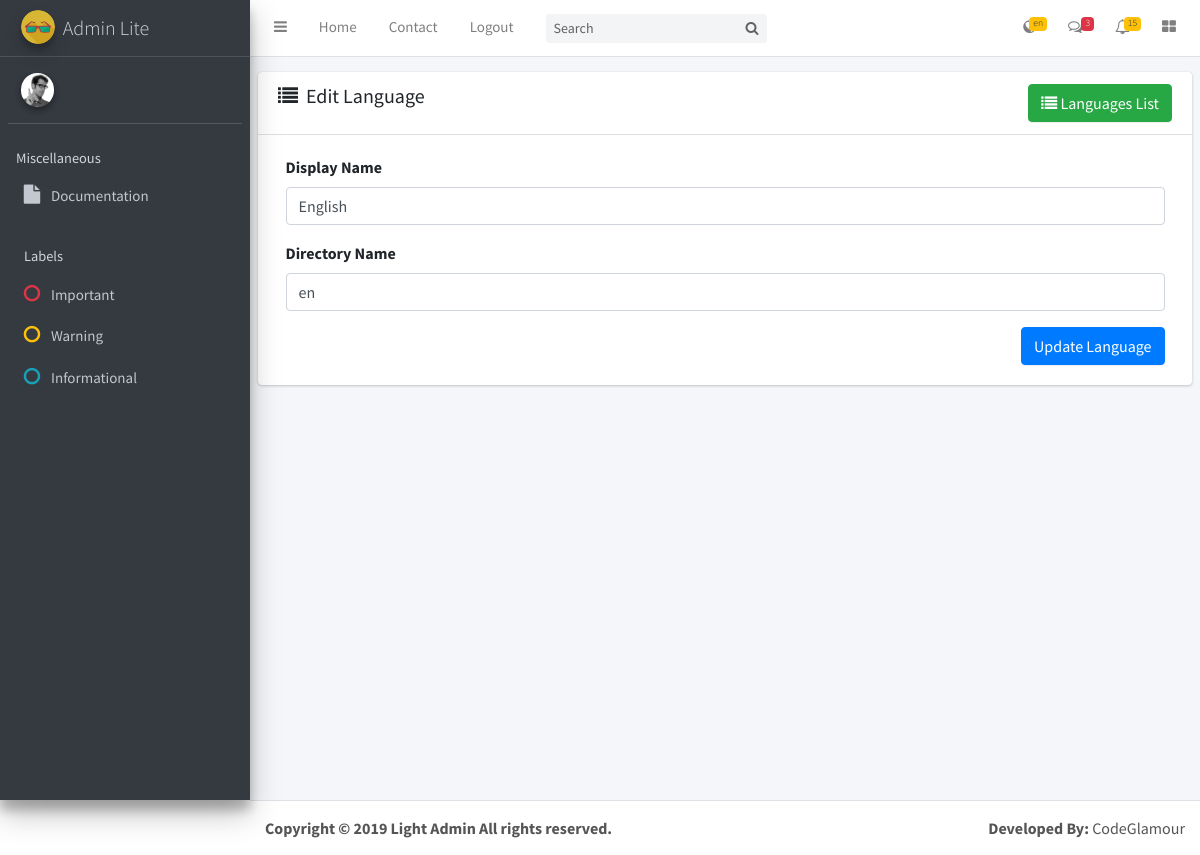
The page /admin/languages/edit/2 on the database its author committed.
### tables this page shows
CREATE TABLE IF NOT EXISTS `ci_general_settings` (
  `id` int(11) NOT NULL AUTO_INCREMENT,
  `favicon` varchar(255) DEFAULT NULL,
  `logo` varchar(255) DEFAULT NULL,
  `application_name` varchar(255) DEFAULT NULL,
  `timezone` varchar(255) DEFAULT NULL,
  `currency` varchar(100) DEFAULT NULL,
  `default_language` int(11) NOT NULL,
  `copyright` tinytext,
  `email_from` varchar(100) NOT NULL,
  `smtp_host` varchar(255) DEFAULT NULL,
  `smtp_port` int(11) DEFAULT NULL,
  `smtp_user` varchar(50) DEFAULT NULL,
  `smtp_pass` varchar(50) DEFAULT NULL,
  `facebook_link` varchar(255) DEFAULT NULL,
  `twitter_link` varchar(255) DEFAULT NULL,
  `google_link` varchar(255) DEFAULT NULL,
  `youtube_link` varchar(255) DEFAULT NULL,
  `linkedin_link` varchar(255) DEFAULT NULL,
  `instagram_link` varchar(255) DEFAULT NULL,
  `recaptcha_secret_key` varchar(255) DEFAULT NULL,
  `recaptcha_site_key` varchar(255) DEFAULT NULL,
  `recaptcha_lang` varchar(50) DEFAULT NULL,
  `created_date` datetime DEFAULT NULL,
  `updated_date` datetime DEFAULT NULL,
  PRIMARY KEY (`id`)
);

CREATE TABLE IF NOT EXISTS `ci_language` (
  `id` int(11) NOT NULL AUTO_INCREMENT,
  `name` varchar(225) NOT NULL,
  `short_name` varchar(15) NOT NULL,
  `status` int(11) NOT NULL DEFAULT '1',
  `created_at` datetime NOT NULL DEFAULT CURRENT_TIMESTAMP,
  PRIMARY KEY (`id`)
);

### application/controllers/admin/Languages.php (called while the page is built, shortened)
<?php defined('BASEPATH') OR exit('No direct script access allowed');
class Languages extends MY_Controller {
	public function __construct()
	{
		parent::__construct();
		$this->load->model('admin/languages_model', 'languages_model');
	}
	public function edit($id=0)
	{
		if($this->input->post('submit')){
			$data = array(
				'name' => $this->input->post('name'),
				'short_name' => $this->input->post('short_name'),
			);
			$data = $this->security->xss_clean($data);
			$result = $this->languages_model->edit_language($data, $id);
			if($result){
				$this->session->set_flashdata('msg', 'language has been updated successfully!');
				redirect(base_url('admin/languages'));
			}
		}
		else{
			$data['language'] = $this->languages_model->get_language_by_id($id);
			$this->load->view('admin/includes/_header', $data);
			$this->load->view('admin/language/language_edit', $data);
			$this->load->view('admin/includes/_footer', $data);
		}
	}
}
?>

### index.php (called while the page is built, shortened)
<?php
require_once BASEPATH.'core/CodeIgniter.php';

### application/helpers/common_helper.php (called while the page is built, shortened)
<?php if ( ! defined('BASEPATH')) exit('No direct script access allowed');
function get_lang_name_by_id($id)
{
    $ci = & get_instance();
    $ci->db->where('id',$id);
    return $ci->db->get('ci_language')->row_array()['name'];
}
function get_lang_short_code($id)
{
    $ci = & get_instance();
    $ci->db->where('id',$id);
    return $ci->db->get('ci_language')->row_array()['short_name'];
}
function trans($string)
{
    $ci =& get_instance();
    return $ci->lang->line($string);
}

### application/models/admin/Setting_model.php (called while the page is built, shortened)
<?php
class Setting_model extends CI_Model
{
	public function get_general_settings(){
		$this->db->where('id', 1);
        $query = $this->db->get('ci_general_settings');
        return $query->row_array();
	}
}
?>

### application/core/MY_Controller.php (called while the page is built, shortened)
<?php
	class MY_Controller extends CI_Controller
	{
		function __construct()
		{
	        $global_data['general_settings'] = $this->setting_model->get_general_settings();
	        $this->general_settings = $global_data['general_settings'];
	        $site_language = ($this->general_settings['default_language'] != "")?$this->general_settings['default_language'] : "english";
			$language = ($this->session->userdata('site_lang') != "") ? $this->session->userdata('site_lang') : $site_language;
			$language = strtolower(get_lang_name_by_id($language));
		}
	}
?>

### application/views/admin/language/language_edit.php (the view, shortened to what this page needs)
<div class="content-wrapper">
  <section class="content">
    <div class="card">
      <div class="card-header">
        <div class="d-inline-block">
          <h3 class="card-title"><i class="fa fa-list"></i>&nbsp; Edit Language</h3>
        </div>
        <div class="d-inline-block float-right">
          <a href="<?= base_url('admin/languages'); ?>" class="btn btn-success"><i class="fa fa-list"></i> Languages List</a>
        </div>
      </div>
      <div class="card-body">
        <?php echo form_open(base_url('admin/languages/edit/'.$language['id']), 'class="form-horizontal"' )?>
          <div class="form-group">
            <label for="group_name" class="col-sm-3 control-label">Display Name</label>
            <div class="col-sm-12">
              <input type="text" name="name" value="<?=$language['name']?>" class="form-control" id="group_name" placeholder="e.g., English">
            </div>
          </div>
          <div class="form-group">
            <label for="group_name" class="col-sm-3 control-label">Directory Name</label>
            <div class="col-sm-12">
              <input type="text" name="short_name" value="<?=$language['short_name']?>" class="form-control" id="group_name" placeholder="e.g., EN">
            </div>
          </div>
          <div class="form-group">
            <div class="col-md-12">
              <input type="submit" name="submit" value="Update Language" class="btn btn-primary pull-right">
            </div>
          </div>
        <?php echo form_close(); ?>
      </div>
    </div>
  </section>
</div>

### application/views/admin/includes/_header.php (shortened to what this page needs)
<!DOCTYPE html>
<html>
<head>
  <link rel="stylesheet" href="<?= base_url()?>assets/plugins/font-awesome/css/font-awesome.min.css">
  <link rel="stylesheet" href="https://code.ionicframework.com/ionicons/2.0.1/css/ionicons.min.css">
  <link rel="stylesheet" href="<?= base_url()?>assets/dist/css/adminlte.css">
  <link rel="stylesheet" href="<?= base_url()?>assets/plugins/iCheck/flat/blue.css">
  <link rel="stylesheet" href="<?= base_url()?>assets/plugins/morris/morris.css">
  <link rel="stylesheet" href="<?= base_url()?>assets/plugins/jvectormap/jquery-jvectormap-1.2.2.css">
  <link rel="stylesheet" href="<?= base_url()?>assets/plugins/datepicker/datepicker3.css">
  <link rel="stylesheet" href="<?= base_url()?>assets/plugins/daterangepicker/daterangepicker-bs3.css">
  <link rel="stylesheet" href="<?= base_url()?>assets/plugins/bootstrap-wysihtml5/bootstrap3-wysihtml5.min.css">
  <link rel="stylesheet" href="<?= base_url()?>assets/plugins/dropzone/dropzone.css">
</head>
<body class="hold-transition sidebar-mini <?=  (isset($bg_cover)) ? 'bg-cover' : '' ?>">
<div class="wrapper">
  <?php if(!isset($navbar)): ?>
  <nav class="main-header navbar navbar-expand bg-white navbar-light border-bottom">
    <ul class="navbar-nav">
      <li class="nav-item">
        <a class="nav-link" data-widget="pushmenu" href="#"><i class="fa fa-bars"></i></a>
      </li>
      <li class="nav-item d-none d-sm-inline-block">
        <a href="<?= base_url('admin') ?>" class="nav-link"><?= trans('home') ?></a>
      </li>
      <li class="nav-item d-none d-sm-inline-block">
        <a href="#" class="nav-link"><?= trans('contact') ?></a>
      </li>
      <li class="nav-item d-none d-sm-inline-block">
        <a href="<?= base_url('admin/auth/logout') ?>" class="nav-link"><?= trans('logout') ?></a>
      </li>
    </ul>
    <form class="form-inline ml-3">
      <div class="input-group input-group-sm">
        <input class="form-control form-control-navbar" type="search" placeholder="Search" aria-label="Search">
        <div class="input-group-append">
          <button class="btn btn-navbar" type="submit">
            <i class="fa fa-search"></i>
          </button>
        </div>
      </div>
    </form>
    <ul class="navbar-nav ml-auto">
      <li class="nav-item dropdown">
        <a class="nav-link" data-toggle="dropdown" href="#" title="Languages">
          <span class="badge badge-warning navbar-badge">
            <?php
            $lang = ($this->session->userdata('site_lang') == '') ? $this->general_settings['default_language'] : $this->session->userdata('site_lang');
            echo get_lang_short_code($lang);
            ?>
          </span>
        </a>
      </li>
      <li class="nav-item dropdown">
        <a class="nav-link" data-toggle="dropdown" href="#">
          <i class="fa fa-comments-o"></i>
          <span class="badge badge-danger navbar-badge">3</span>
        </a>
      </li>
      <li class="nav-item dropdown">
        <a class="nav-link" data-toggle="dropdown" href="#">
          <i class="fa fa-bell-o"></i>
          <span class="badge badge-warning navbar-badge">15</span>
        </a>
      </li>
      <li class="nav-item">
        <a class="nav-link" data-widget="control-sidebar" data-slide="true" href="#"><i
            class="fa fa-th-large"></i></a>
      </li>
    </ul>
  </nav>
  <?php endif; ?>
  <?php if(!isset($sidebar)): ?>
  <?php $this->load->view('admin/includes/_sidebar'); ?>
  <?php endif; ?>

### application/views/admin/includes/_sidebar.php (shortened to what this page needs)
<aside class="main-sidebar sidebar-dark-primary elevation-4">
  <a href="<?= base_url('admin'); ?>" class="brand-link">
    <img src="<?= base_url($this->general_settings['favicon']); ?>" alt="Logo" class="brand-image img-circle elevation-3"
         style="opacity: .8">
    <span class="brand-text font-weight-light"><?= $this->general_settings['application_name']; ?></span>
  </a>
  <div class="sidebar">
    <div class="user-panel mt-3 pb-3 mb-3 d-flex">
      <div class="image">
        <img src="<?= base_url()?>assets/dist/img/user2-160x160.jpg" class="img-circle elevation-2" alt="User Image">
      </div>
      <div class="info">
      </div>
    </div>
    <nav class="mt-2">
      <ul class="nav nav-pills nav-sidebar flex-column" data-widget="treeview" role="menu" data-accordion="false">
        <li class="nav-header"><?= trans('miscellaneous') ?></li>
        <li class="nav-item">
          <a href="https://adminlte.io/docs" class="nav-link">
            <i class="nav-icon fa fa-file"></i>
            <p><?= trans('documentation') ?></p>
          </a>
        </li>
        <li class="nav-header"><?= trans('labels') ?></li>
        <li class="nav-item">
          <a href="#" class="nav-link">
            <i class="nav-icon fa fa-circle-o text-danger"></i>
            <p class="text"><?= trans('important') ?></p>
          </a>
        </li>
        <li class="nav-item">
          <a href="#" class="nav-link">
            <i class="nav-icon fa fa-circle-o text-warning"></i>
            <p><?= trans('warning') ?></p>
          </a>
        </li>
        <li class="nav-item">
          <a href="#" class="nav-link">
            <i class="nav-icon fa fa-circle-o text-info"></i>
            <p><?= trans('informational') ?></p>
          </a>
        </li>
      </ul>
    </nav>
  </div>
</aside>

### application/views/admin/includes/_footer.php (shortened to what this page needs)
<?php if(!isset($footer)): ?>
  <footer class="main-footer">
    <strong><?= $this->general_settings['copyright']; ?></strong>
    <div class="float-right d-none d-sm-inline-block">
      <b>Developed By:</b> CodeGlamour
    </div>
  </footer>
  <?php endif; ?>
</div>
</body>
</html>

### rows shown on the page
ci_general_settings: default_language.short_name "en", favicon (picture), application_name "Admin Lite", copyright "Copyright © 2019 Light Admin All rights reserved."
ci_language: name "English", short_name "en"

### other values the page prints
trans('home') "Home"
trans('contact') "Contact"
trans('logout') "Logout"
trans('miscellaneous') "Miscellaneous"
trans('documentation') "Documentation"
trans('labels') "Labels"
trans('important') "Important"
trans('warning') "Warning"
trans('informational') "Informational"
